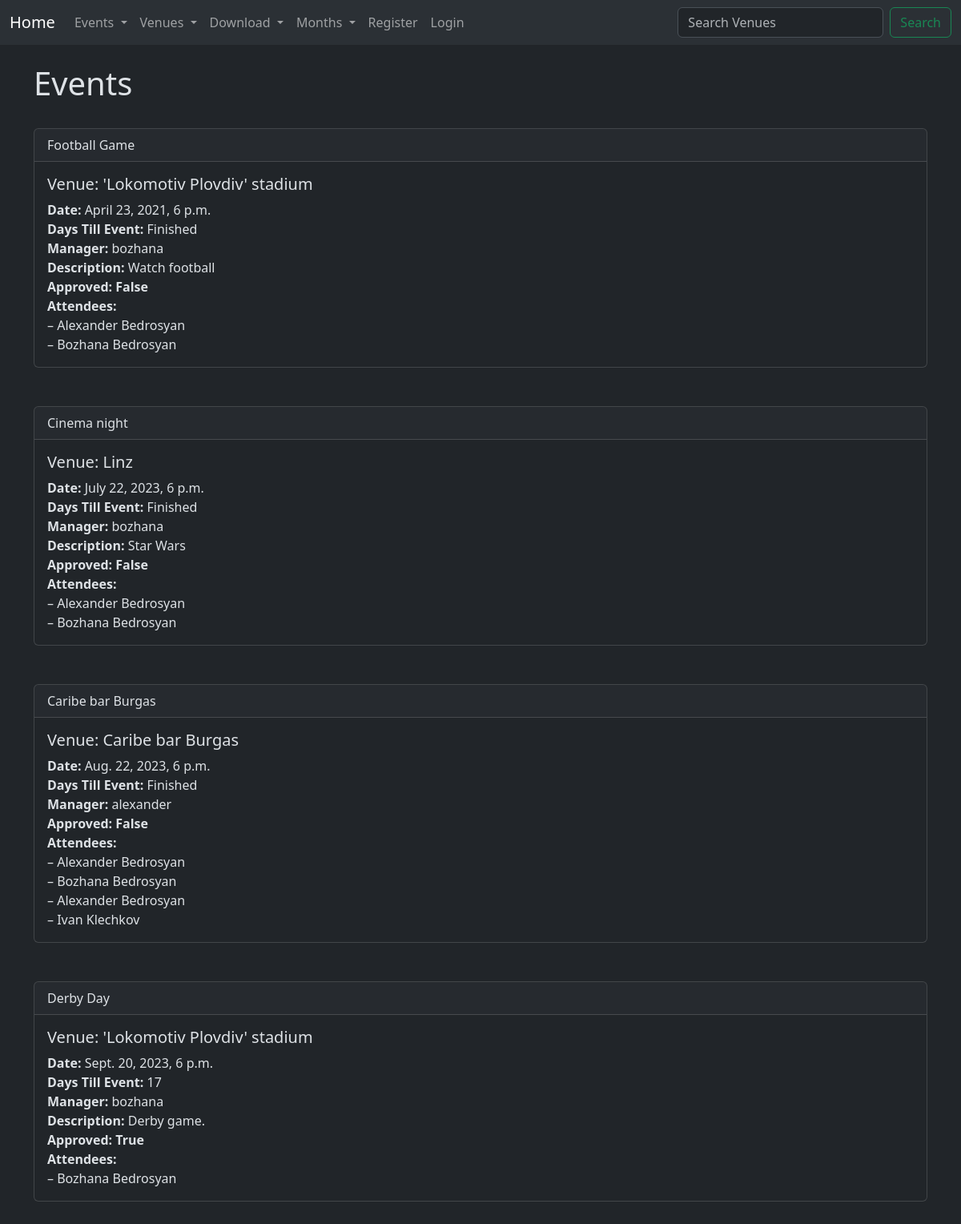
The app's page /events with its own data.
### events/models.py (models this page shows)
class Event(models.Model):
    name = models.CharField('Event Name', max_length=120)
    event_date = models.DateTimeField('Event Date') # we are using models DateTimeField, which will help for date charts
    venue = models.ForeignKey(Venue, blank=True, null=True, on_delete=models.CASCADE)
    manager = models.ForeignKey(User, blank=True, null=True, on_delete=models.SET_NULL) #on_delete if the manager gone this will put null on the box
    description = models.TextField(blank=True) # this means that we are going to have a blank text box
    attendees = models.ManyToManyField(MyClubUser, blank=True) # this connect a lot of obj
    approved = models.BooleanField('Approved', default=False)
    def __str__(self):
        return self.name
    @property
    def days_left(self):
        today = date.today()
        days_till = self.event_date.date() - today
        only_the_left_days = str(days_till).split(" ")[0]
        if int(only_the_left_days) <= 0:
            return "Finished"
        else:
            return only_the_left_days

class Venue(models.Model):
    name = models.CharField('Venue Name', max_length=120)
    address = models.CharField(max_length=300)
    zip_code = models.CharField('Zip Code', max_length=15)
    phone = models.CharField('Contact Phone', max_length=250, blank=True)
    web = models.URLField('Website Address', blank=True) # this URLField tracking web addresses
    email_address = models.EmailField('Email Address', blank=True) # this EmailField tracking email addresses
    owner = models.IntegerField('Venue Owner', blank=False, default=1) # its Integer, because every manager has a ID number which are going to be connected with the Owner of each event
    def __str__(self):
        return self.name

class MyClubUser(models.Model):
    first_name = models.CharField(max_length=30)
    last_name = models.CharField(max_length=30)
    email = models.EmailField("User Email")
    def __str__(self):
        return self.first_name + ' ' + self.last_name

### events/views.py (the view)
# urls.py: path('events', views.all_events, name="list-events"),
def all_events(request):
    event_list = Event.objects.all().order_by('event_date')
    current_year = datetime_needed().year
    current_month = datetime_needed().month
    return render(request, 'events/event_list.html', {'event_list': event_list,
                                                      'current_year': current_year,
                                                    'current_month': current_month})

### events/views.py (called while the page is built)
def datetime_needed():
    now = datetime.now()
    return now

### events/templates/events/event_list.html (shortened to what this page needs)
{% extends 'events/base.html' %}
{% block content %}
    <h1>Events</h1>
    <br/>
{% for event in event_list %}
<div class="card">
  <div class="card-header">
    {{ event }}
  </div>
  <div class="card-body">
    <h5 class="card-title">Venue: {{ event.venue }}</h5>
    <p class="card-text">
        <strong>Date:</strong> {{ event.event_date }}<br/>
        <strong>Days Till Event: </strong> {{ event.days_left }}<br/>
        <strong>Manager:</strong> {{ event.manager }}<br/>
        {% if event.description %}
            <strong>Description:</strong> {{ event.description }}<br/>
        {% endif %}
        <strong>Approved: {{ event.approved }}</strong><br/>
        <strong>Attendees:</strong></br>
        {% for user in event.attendees.all %}
            – {{ user }}<br/>
        {% endfor %}
    </p>
  </div>
</div>
        <br/><br/>
{% endfor %}
{% endblock %}

### events/templates/events/base.html (shortened to what this page needs)
<!doctype html>
<html lang="en" data-bs-theme="dark">
  <head>
    <link href="https://cdn.jsdelivr.net/npm/bootstrap@5.3.1/dist/css/bootstrap.min.css" rel="stylesheet">
  </head>
  <body>
    {% include 'events/navbar.html' %}
    <br/>
    <div class="container">
      {% block content %}
      {% endblock %}
    </div>
  </body>
</html>

### events/templates/events/navbar.html (shortened to what this page needs)
<nav class="navbar navbar-expand-lg bg-body-tertiary" data-bs-theme="dark">
  <div class="container-fluid">
    <a class="navbar-brand" href="{% url 'home' %}">Home</a>
    <div class="collapse navbar-collapse" id="navbarSupportedContent">
      <ul class="navbar-nav me-auto mb-2 mb-lg-0">
        <li class="nav-item dropdown">
          <a class="nav-link dropdown-toggle" href="#" role="button" data-bs-toggle="dropdown" aria-expanded="false">
            Events
          </a>
        </li>
        <li class="nav-item dropdown">
          <a class="nav-link dropdown-toggle" href="#" role="button" data-bs-toggle="dropdown" aria-expanded="false">
            Venues
          </a>
        </li>
        <li class="nav-item dropdown">
          <a class="nav-link dropdown-toggle" href="#" role="button" data-bs-toggle="dropdown" aria-expanded="false">
            Download
          </a>
        </li>
        <li class="nav-item dropdown">
          <a class="nav-link dropdown-toggle" href="#" role="button" data-bs-toggle="dropdown" aria-expanded="false">
            Months
          </a>
        </li>
        {% if user.is_authenticated %}
        <li class="nav-item">
          <a class="nav-link" href="{% url 'logout' %}">Logout</a>
        </li>
        {% else %}
        <li class="nav-item">
          <a class="nav-link" href="{% url 'register-user' %}">Register</a>
        </li>
        <li class="nav-item">
          <a class="nav-link" href="{% url 'login' %}">Login</a>
        </li>
        {% endif %}
      </ul>
      <form class="d-flex" role="search" method=POST action="{% url 'search-venues' %}">
        <input class="form-control me-2" type="search" placeholder="Search Venues" aria-label="Search" name="searched">
        <button class="btn btn-outline-success" type="submit">Search</button>
      </form>
    </div>
  </div>
</nav>

### records on screen
Event: name "Football Game", venue "'Lokomotiv Plovdiv' stadium", event_date "April 23, 2021, 6 p.m.", days_left "Finished", manager "bozhana", description "Watch football", approved "False"
MyClubUser: first_name+last_name "Alexander Bedrosyan"
MyClubUser: first_name+last_name "Bozhana Bedrosyan"
Event: name "Cinema night", venue "Linz", event_date "July 22, 2023, 6 p.m.", days_left "Finished", manager "bozhana", description "Star Wars", approved "False"
Event: name "Caribe bar Burgas", venue "Caribe bar Burgas", event_date "Aug. 22, 2023, 6 p.m.", days_left "Finished", manager "alexander", approved "False"
MyClubUser: first_name+last_name "Alexander Bedrosyan"
MyClubUser: first_name+last_name "Ivan Klechkov"
Event: name "Derby Day", venue "'Lokomotiv Plovdiv' stadium", event_date "Sept. 20, 2023, 6 p.m.", days_left "17", manager "bozhana", description "Derby game.", approved "True"
